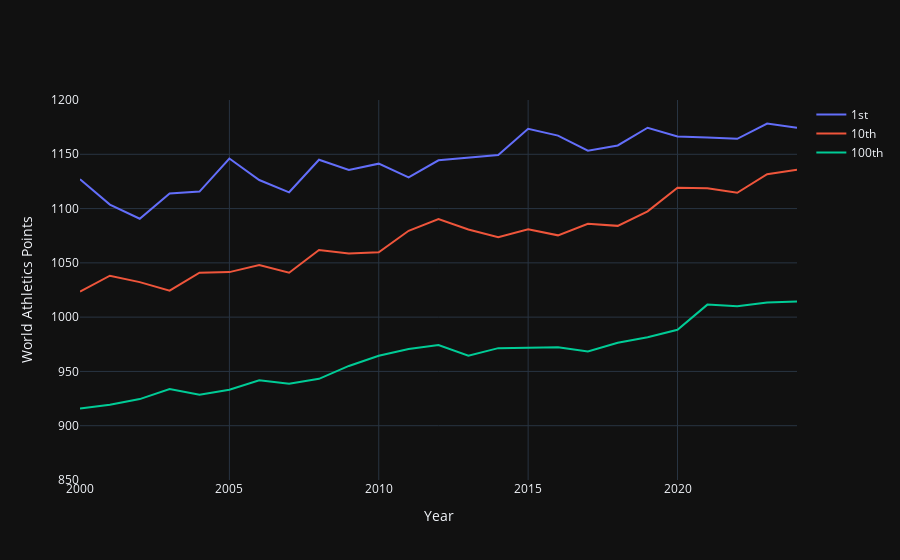

Notebook source saved alongside this figure:
### Code cell
import plotly.express as px

data = []
for year in years:
    data.append({
        'year': year,
        '1st': yearrankings[year].iloc[0]['best_performance'],
        '10th': yearrankings[year].iloc[10]['best_performance'] if len(yearrankings[year]) > 10 else None,
        '100th': yearrankings[year].iloc[99]['best_performance'] if len(yearrankings[year]) > 99 else None
    })

values = pd.DataFrame(data)

colors = px.colors.qualitative.Plotly
fig = go.Figure()
fig.add_trace(go.Scatter(x=values['year'], y = values['1st'], mode='lines', line=dict(color=colors[0]),  name='1st'))
fig.add_trace(go.Scatter(x=values['year'], y = values['10th'], mode='lines', line=dict(color=colors[1]), name='10th'))
fig.add_trace(go.Scatter(x=values['year'], y = values['100th'], mode='lines', line=dict(color=colors[2]), name='100th'))
fig.update_yaxes(range=[850,1200], title='World Athletics Points')
fig.update_xaxes(title='Year')
fig.show()

### Figure 1 — Plotly figure (JSON) as saved in the notebook; plotly's stock layout.template omitted (floating-point values rounded to 4 significant figures)
{"data": [{"line": {"color": "#636EFA"}, "mode": "lines", "name": "1st", "type": "scatter", "x": [2000, 2001, 2002, 2003, 2004, 2005, 2006, 2007, 2008, 2009, 2010, 2011, 2012, 2013, 2014, 2015, 2016, 2017, 2018, 2019, 2020, 2021, 2022, 2023, 2024], "y": [1127.0, 1104.0, 1091.0, 1114.0, 1116.0, 1146.0, 1126.0, 1115.0, 1145.0, 1136.0, 1141.0, 1129.0, 1144.0, 1147.0, 1149.0, 1173.0, 1167.0, 1153.0, 1158.0, 1174.0, 1166.0, 1165.0, 1164.0, 1178.0, 1174.0]}, {"line": {"color": "#EF553B"}, "mode": "lines", "name": "10th", "type": "scatter", "x": [2000, 2001, 2002, 2003, 2004, 2005, 2006, 2007, 2008, 2009, 2010, 2011, 2012, 2013, 2014, 2015, 2016, 2017, 2018, 2019, 2020, 2021, 2022, 2023, 2024], "y": [1024.0, 1038.0, 1032.0, 1024.0, 1041.0, 1041.0, 1048.0, 1041.0, 1062.0, 1059.0, 1060.0, 1080.0, 1090.0, 1081.0, 1074.0, 1081.0, 1075.0, 1086.0, 1084.0, 1097.0, 1119.0, 1119.0, 1115.0, 1132.0, 1136.0]}, {"line": {"color": "#00CC96"}, "mode": "lines", "name": "100th", "type": "scatter", "x": [2000, 2001, 2002, 2003, 2004, 2005, 2006, 2007, 2008, 2009, 2010, 2011, 2012, 2013, 2014, 2015, 2016, 2017, 2018, 2019, 2020, 2021, 2022, 2023, 2024], "y": [915.9, 919.2, 924.5, 933.8, 928.5, 933.2, 941.9, 938.7, 943.2, 955.1, 964.4, 970.6, 974.4, 964.6, 971.4, 972.0, 972.2, 968.4, 976.5, 981.6, 988.3, 1012.0, 1010.0, 1014.0, 1015.0]}], "layout": {"xaxis": {"title": {"text": "Year"}}, "yaxis": {"range": [850, 1200], "title": {"text": "World Athletics Points"}}}}
